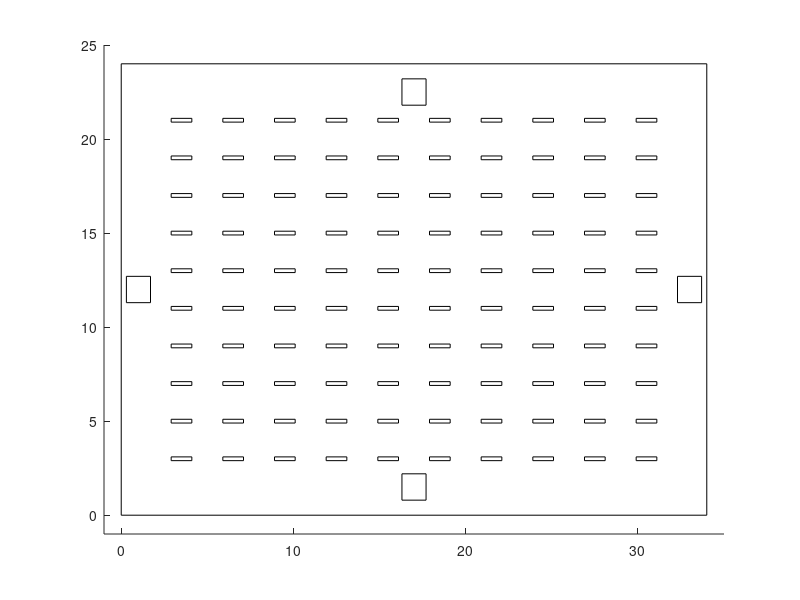

The MATLAB source for this figure: (Note: this script raises an error after producing the figure.)
function  simenvironment()
%Simulation environment
global storagerock; 
global target;
global trajp;
     axis([-1 35 -1 25]);
%      grid on
            
            %Draw the storage rock?
            rectangle('Position',[2.9,2.9,1.2,0.2]);hold on;rectangle('Position',[2.9,8.9,1.2,0.2]);hold on;
            rectangle('Position',[2.9,4.9,1.2,0.2]);hold on;rectangle('Position',[2.9,10.9,1.2,0.2]);hold on;
            rectangle('Position',[2.9,6.9,1.2,0.2]);hold on;rectangle('Position',[2.9,12.9,1.2,0.2]);hold on;
            rectangle('Position',[5.9,4.9,1.2,0.2]);hold on;rectangle('Position',[2.9,14.9,1.2,0.2]);hold on;
            rectangle('Position',[5.9,2.9,1.2,0.2]);hold on;rectangle('Position',[2.9,16.9,1.2,0.2]);hold on;
            rectangle('Position',[5.9,6.9,1.2,0.2]);hold on;rectangle('Position',[2.9,18.9,1.2,0.2]);hold on;
            rectangle('Position',[8.9,6.9,1.2,0.2]);hold on;rectangle('Position',[2.9,20.9,1.2,0.2]);hold on;
            rectangle('Position',[8.9,4.9,1.2,0.2]);hold on;rectangle('Position',[5.9,8.9,1.2,0.2]);hold on;
            rectangle('Position',[8.9,2.9,1.2,0.2]);hold on;rectangle('Position',[5.9,10.9,1.2,0.2]);hold on;
            rectangle('Position',[11.9,6.9,1.2,0.2]);hold on;rectangle('Position',[5.9,12.9,1.2,0.2]);hold on;
            rectangle('Position',[11.9,4.9,1.2,0.2]);hold on;rectangle('Position',[5.9,14.9,1.2,0.2]);hold on;
            rectangle('Position',[11.9,2.9,1.2,0.2]);hold on;rectangle('Position',[5.9,16.9,1.2,0.2]);hold on;
            rectangle('Position',[5.9,18.9,1.2,0.2]);hold on;rectangle('Position',[14.9,2.9,1.2,0.2]);hold on;
            rectangle('Position',[5.9,20.9,1.2,0.2]);hold on;rectangle('Position',[14.9,4.9,1.2,0.2]);hold on;
            rectangle('Position',[8.9,8.9,1.2,0.2]);hold on;rectangle('Position',[14.9,6.9,1.2,0.2]);hold on;
            rectangle('Position',[8.9,10.9,1.2,0.2]);hold on;rectangle('Position',[14.9,8.9,1.2,0.2]);hold on;
            rectangle('Position',[8.9,12.9,1.2,0.2]);hold on;rectangle('Position',[14.9,10.9,1.2,0.2]);hold on;
            rectangle('Position',[8.9,14.9,1.2,0.2]);hold on;rectangle('Position',[14.9,12.9,1.2,0.2]);hold on;
            rectangle('Position',[8.9,16.9,1.2,0.2]);hold on;rectangle('Position',[14.9,14.9,1.2,0.2]);hold on;
            rectangle('Position',[8.9,18.9,1.2,0.2]);hold on;rectangle('Position',[14.9,16.9,1.2,0.2]);hold on;
            rectangle('Position',[8.9,20.9,1.2,0.2]);hold on;rectangle('Position',[14.9,18.9,1.2,0.2]);hold on;
            rectangle('Position',[11.9,8.9,1.2,0.2]);hold on;rectangle('Position',[14.9,20.9,1.2,0.2]);hold on;
            rectangle('Position',[11.9,10.9,1.2,0.2]);hold on;
            rectangle('Position',[11.9,12.9,1.2,0.2]);hold on;
            rectangle('Position',[11.9,14.9,1.2,0.2]);hold on;
            rectangle('Position',[11.9,16.9,1.2,0.2]);hold on;
            rectangle('Position',[11.9,18.9,1.2,0.2]);hold on;
            rectangle('Position',[11.9,20.9,1.2,0.2]);hold on;
            rectangle('Position',[17.9,2.9,1.2,0.2]);hold on;
            rectangle('Position',[17.9,4.9,1.2,0.2]);hold on;
            rectangle('Position',[17.9,6.9,1.2,0.2]);hold on;
            rectangle('Position',[17.9,8.9,1.2,0.2]);hold on;
            rectangle('Position',[17.9,10.9,1.2,0.2]);hold on;
            rectangle('Position',[17.9,12.9,1.2,0.2]);hold on;
            rectangle('Position',[17.9,14.9,1.2,0.2]);hold on;
            rectangle('Position',[17.9,16.9,1.2,0.2]);hold on;
            rectangle('Position',[17.9,18.9,1.2,0.2]);hold on;
            rectangle('Position',[17.9,20.9,1.2,0.2]);hold on;
                        rectangle('Position',[20.9,2.9,1.2,0.2]);hold on;
            rectangle('Position',[20.9,4.9,1.2,0.2]);hold on;
            rectangle('Position',[20.9,6.9,1.2,0.2]);hold on;
            rectangle('Position',[20.9,8.9,1.2,0.2]);hold on;
            rectangle('Position',[20.9,10.9,1.2,0.2]);hold on;
            rectangle('Position',[20.9,12.9,1.2,0.2]);hold on;
            rectangle('Position',[20.9,14.9,1.2,0.2]);hold on;
            rectangle('Position',[20.9,16.9,1.2,0.2]);hold on;
            rectangle('Position',[20.9,18.9,1.2,0.2]);hold on;
            rectangle('Position',[20.9,20.9,1.2,0.2]);hold on;
                        rectangle('Position',[23.9,2.9,1.2,0.2]);hold on;
            rectangle('Position',[23.9,4.9,1.2,0.2]);hold on;
            rectangle('Position',[23.9,6.9,1.2,0.2]);hold on;
            rectangle('Position',[23.9,8.9,1.2,0.2]);hold on;
            rectangle('Position',[23.9,10.9,1.2,0.2]);hold on;
            rectangle('Position',[23.9,12.9,1.2,0.2]);hold on;
            rectangle('Position',[23.9,14.9,1.2,0.2]);hold on;
            rectangle('Position',[23.9,16.9,1.2,0.2]);hold on;
            rectangle('Position',[23.9,18.9,1.2,0.2]);hold on;
            rectangle('Position',[23.9,20.9,1.2,0.2]);hold on;
                        rectangle('Position',[26.9,2.9,1.2,0.2]);hold on;
            rectangle('Position',[26.9,4.9,1.2,0.2]);hold on;
            rectangle('Position',[26.9,6.9,1.2,0.2]);hold on;
            rectangle('Position',[26.9,8.9,1.2,0.2]);hold on;
            rectangle('Position',[26.9,10.9,1.2,0.2]);hold on;
            rectangle('Position',[26.9,12.9,1.2,0.2]);hold on;
            rectangle('Position',[26.9,14.9,1.2,0.2]);hold on;
            rectangle('Position',[26.9,16.9,1.2,0.2]);hold on;
            rectangle('Position',[26.9,18.9,1.2,0.2]);hold on;
            rectangle('Position',[26.9,20.9,1.2,0.2]);hold on;
            rectangle('Position',[29.9,2.9,1.2,0.2]);hold on;
            rectangle('Position',[29.9,4.9,1.2,0.2]);hold on;
            rectangle('Position',[29.9,6.9,1.2,0.2]);hold on;
            rectangle('Position',[29.9,8.9,1.2,0.2]);hold on;
            rectangle('Position',[29.9,10.9,1.2,0.2]);hold on;
            rectangle('Position',[29.9,12.9,1.2,0.2]);hold on;
            rectangle('Position',[29.9,14.9,1.2,0.2]);hold on;
            rectangle('Position',[29.9,16.9,1.2,0.2]);hold on;
            rectangle('Position',[29.9,18.9,1.2,0.2]);hold on;
            rectangle('Position',[29.9,20.9,1.2,0.2]);hold on;
            
            %Stopping points of robots
             %rectangle('Position',[4.3,21.8,1.4,1.4]);hold on;rectangle('Position',[7.3,21.8,1.4,1.4]);hold on;
             %rectangle('Position',[10.3,21.8,1.4,1.4]);hold on;rectangle('Position',[13.3,21.8,1.4,1.4]);hold on;
             rectangle('Position',[16.3,21.8,1.4,1.4]);hold on;
             %rectangle('Position',[19.3,21.8,1.4,1.4]);hold on;
             %rectangle('Position',[22.3,21.8,1.4,1.4]);hold on;
             %rectangle('Position',[25.3,21.8,1.4,1.4]);hold on;rectangle('Position',[28.3,21.8,1.4,1.4]);hold on;
             
             %rectangle('Position',[0.3,19.3,1.4,1.4]);hold on;rectangle('Position',[0.3,17.3,1.4,1.4]);hold on;rectangle('Position',[0.3,15.3,1.4,1.4]);hold on;
             %rectangle('Position',[0.3,13.3,1.4,1.4]);hold on;
             rectangle('Position',[0.3,11.3,1.4,1.4]);hold on;
             %rectangle('Position',[0.3,9.3,1.4,1.4]);hold on;
             %rectangle('Position',[0.3,7.3,1.4,1.4]);hold on;rectangle('Position',[0.3,5.3,1.4,1.4]);hold on;rectangle('Position',[0.3,3.3,1.4,1.4]);hold on;
             
             %rectangle('Position',[32.3,19.3,1.4,1.4]);hold on;rectangle('Position',[32.3,17.3,1.4,1.4]);hold on;rectangle('Position',[32.3,15.3,1.4,1.4]);hold on;
             %rectangle('Position',[32.3,13.3,1.4,1.4]);hold on;
             rectangle('Position',[32.3,11.3,1.4,1.4]);hold on;
             %rectangle('Position',[32.3,9.3,1.4,1.4]);hold on;
             %rectangle('Position',[32.3,7.3,1.4,1.4]);hold on;rectangle('Position',[32.3,5.3,1.4,1.4]);hold on;rectangle('Position',[32.3,3.3,1.4,1.4]);hold on;
             
             %rectangle('Position',[4.3,0.8,1.4,1.4]);hold on;rectangle('Position',[7.3,0.8,1.4,1.4]);hold on;rectangle('Position',[10.3,0.8,1.4,1.4]);hold on;
             %rectangle('Position',[13.3,0.8,1.4,1.4]);hold on;
             rectangle('Position',[16.3,0.8,1.4,1.4]);hold on;
             %rectangle('Position',[19.3,0.8,1.4,1.4]);hold on;
             %rectangle('Position',[22.3,0.8,1.4,1.4]);hold on;rectangle('Position',[25.3,0.8,1.4,1.4]);hold on;rectangle('Position',[28.3,0.8,1.4,1.4]);hold on;
             
             rectangle('Position',[0,0,34,24]);hold on;
            plot(storagerock(:,1),storagerock(:,2),'sk');hold on;
            plot(target(:,1),target(:,2),'xr');hold on;

            plot([2.5 31.5],[6 6],'--k');hold on;plot([2.5 31.5],[12 12],'--k');hold on;plot([2.5 31.5],[18 18],'--k');hold on;
            plot([2.5 31.5],[4 4],'--k');hold on;plot([2.5 31.5],[14 14],'--k');hold on;plot([2.5 31.5],[20 20],'--k');hold on;
            plot([2.5 31.5],[8 8],'--k');hold on;plot([2.5 31.5],[16 16],'--k');hold on;
            plot([2.5 31.5],[10 10],'--k');hold on;
            plot([5 5],[2.5 21.5],'--k');hold on;plot([14 14],[2.5 21.5],'--k');hold on;plot([20 20],[2.5 21.5],'--k');hold on;
            plot([8 8],[2.5 21.5],'--k');hold on;plot([17 17],[2.5 21.5],'--k');hold on;plot([23 23],[2.5 21.5],'--k');hold on;
            plot([11 11],[2.5 21.5],'--k');hold on;plot([26 26],[2.5 21.5],'--k');hold on;plot([29 29],[2.5 21.5],'--k');hold on;

end
